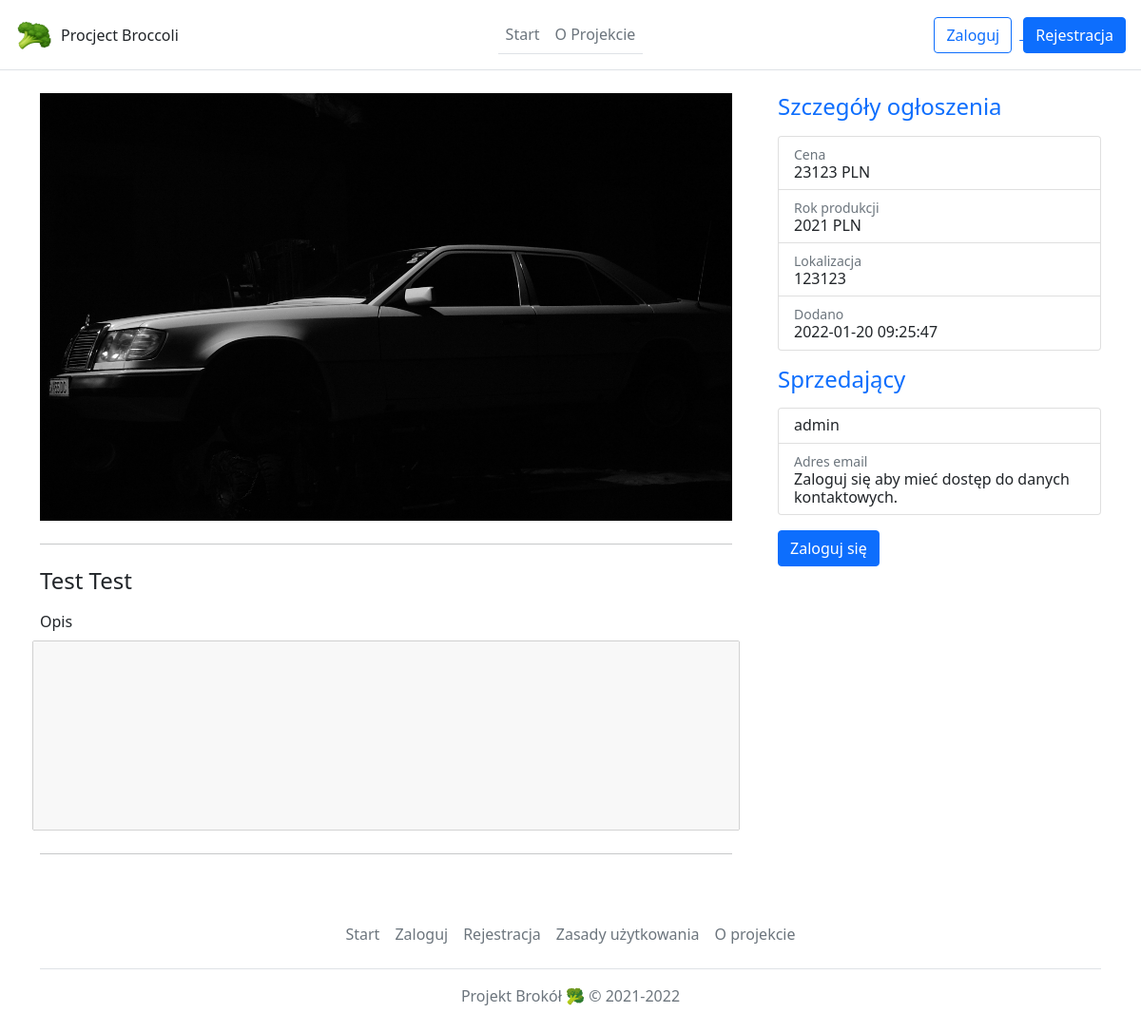
/post/1, run on the app's committed database.
### appData/models.py (models this page shows, shortened)
class Post(db.Model):
    id = db.Column(db.Integer, primary_key=True)
    user_id = db.Column(db.Integer, db.ForeignKey('user.id'), nullable=False)
    manufacture = db.Column(db.String(100), nullable=False)
    model = db.Column(db.String(100))
    manufacture_year = db.Column(db.String(4))
    photo = db.Column(db.String(30), nullable=False, default='defaultCar.jpg')
    description = db.Column(db.Text)
    price = db.Column(db.Integer(), nullable=False)
    date_posted = db.Column(db.DateTime, nullable=False, default=datetime.utcnow)
    status = db.Column(db.String(10), default='Published')
    location = db.Column(db.String(255))

class User(db.Model, UserMixin):
    id = db.Column(db.Integer, primary_key=True)
    login = db.Column(db.String(30), unique=True, nullable=False)
    firstname = db.Column(db.String(30))
    lastname = db.Column(db.String(30))
    email = db.Column(db.String(120), unique=True, nullable=False)
    password = db.Column(db.String(90), nullable=False)
    role = db.Column(db.String(30), default='Unverified')
    posts = db.relationship('Post', backref='author', lazy=True)
    verification_message = db.Column(db.String(12))

### appData/routes.py (the view)
@app.route("/post/<int:post_id>")
def post(post_id):
    post = Post.query.get_or_404(post_id)
    title = 'Ogłoszenie - ' + post.manufacture + ' ' + post.model
    if post.author.role == "Blocked" or post.status == 'Blocked':
        flash('Ogłoszenie jest niedostępne', 'warning')
        if current_user.role != "Admin":
            return redirect(url_for('home'))
    if post.status == 'Archived':
        flash('Ogłoszenie nie jest już aktualne', 'info')
    return render_template('post.html', post=post, title=title)

### appData/templates/post.html (shortened to what this page needs)
{% extends "layout.html" %}
{% block content %}
<div class="container">
    <main>
        <div class="row g-5">
        <div class="col-md-5 col-lg-4 order-md-last">
                <h4 class="d-flex justify-content-between align-items-center mb-3">
                    <span class="text-primary">Szczegóły ogłoszenia</span>
                </h4>
                <ul class="list-group mb-3">
                    <li class="list-group-item d-flex justify-content-between lh-sm">
                        <div>
                            <small class="text-muted">Cena</small>
                            <h6 class="my-0 post-price-after">{{ post.price }}</h6>
                        </div>
                    </li>
                    <li class="list-group-item d-flex justify-content-between lh-sm">
                        <div>
                            <small class="text-muted">Rok produkcji</small>
                            <h6 class="my-0 post-price-after">{{ post.manufacture_year }}</h6>
                        </div>
                    </li>
                    <li class="list-group-item d-flex justify-content-between lh-sm">
                        <div>
                            <small class="text-muted">Lokalizacja</small>
                            <h6 class="my-0">{{ post.location }}</h6>
                        </div>
                    </li>
                    <li class="list-group-item d-flex justify-content-between lh-sm">
                        <div>
                            <small class="text-muted">Dodano</small>
                            <h6 class="my-0">{{ post.date_posted.replace(microsecond=0) }}</h6>
                        </div>
                    </li>
                </ul>
                <h4 class="d-flex justify-content-between align-items-center mb-3">
                    <span class="text-primary">Sprzedający</span>
                </h4>
                <ul class="list-group mb-3">
                    <li class="list-group-item d-flex justify-content-between lh-sm">
                        <a href="/user/{{ post.author.id }}" class="text-decoration-none text-dark">
                            <div>
                                {% if post.author.firstname %}
                                <h6 class="my-0"> {{ post.author.firstname }} {{ post.author.lastname }}</h6>
                                <small class="text-muted">{{ post.author.login }}</small>
                                {% else %}
                                <h6 class="my-0"> {{ post.author.login }}</h6>
                                {% endif %}
                            </div>
                        </a>
                    </li>
                    <li class="list-group-item d-flex justify-content-between lh-sm">
                        <div>
                            <small class="text-muted">Adres email</small>
                            {% if current_user.is_authenticated %}
                            <h6 class='my-0' id='mail_censored'>
                                {{ post.author.email[0] }}
                                {% for letter in post.author.email[1:] %}
                                    {% if letter == '@' %}
                                    @
                                    {% else %}
                                    *
                                    {% endif %}
                                {% endfor %}
                            </h6>
                            <a href="mailto:{{ post.author.email }}" class="d-none" id='email_hidden'>
                                <h6 class="my-0">{{ post.author.email }}</h6>
                            </a>
                            {% else %}
                                <h6 class="my-0">
                                    Zaloguj się aby mieć dostęp do danych kontaktowych.
                                </h6>
                            {% endif %}
                        </div>
                    </li>
                </ul>
                <div class="input-group">
                    {% if current_user.is_authenticated %}
                    <button type="button" class="btn btn-secondary" onclick="showEmail();" id="show_contact_btn">Pokaż kontakt</button>
                    {% else %}
                    <a href="{{ url_for('login') }}?next=/post/{{ post.id }}">
                        <button type="button" class="btn btn-primary">Zaloguj się</button>
                    </a>
                {% endif %}
                </div>
            </div>
            <div class="col-md-7 col-lg-8">
                <img src="/static/photos/{{ post.photo }}" width="100%" height="450px">
                <hr class="my-4">
                <h4 class="mb-3">
                    {{ post.manufacture }} {{ post.model }}
                </h4>
                <div class="row g-3">
                    <div class="col-sm-6">
                        <label for="firstName" class="form-label">Opis</label>
                    </div>
                </div>
                <div class="row g-3">
                    <textarea style="min-height: 200px; resize: none;" disabled>{{ post.description }}</textarea>
                </div>
                <hr class="my-4">
            </div>
        </div>
    </main>
</div>
{% endblock content %}

### appData/templates/layout.html (style rules this page uses)
.post-price-after::after { content: ' PLN'; }

### data on the page
Post: price "23123", manufacture_year "2021", location "123123", date_posted.replace "2022-01-20 09:25:47", photo (placeholder picture), manufacture "Test", model "Test"
User: author.login "admin"
